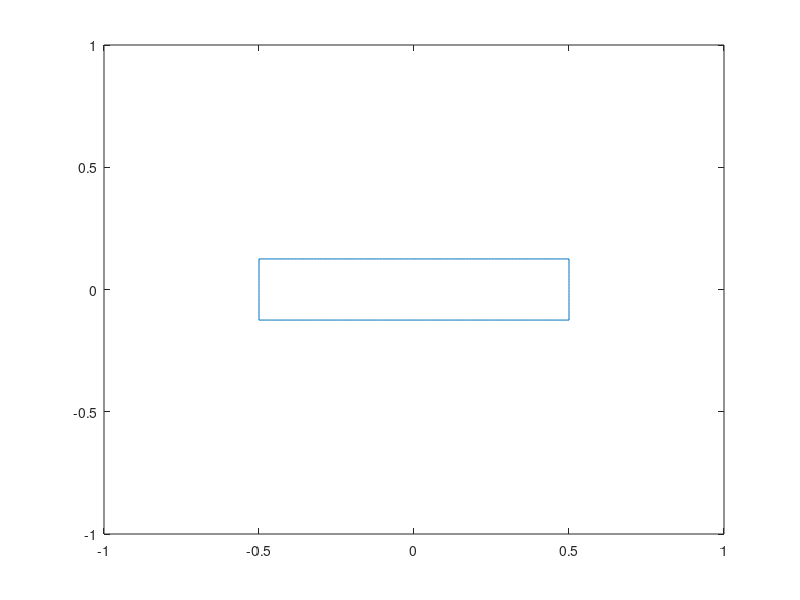

The MATLAB source for this figure:
clear all
close all
clc

Vf = fopen('rectangel.run','w');

a=0.75/2;
b=0.25/2;

ns=256;
n=256+1;
nb=10;db=b/nb;
na=ns/4-nb;da=(a+b)/na;

xs0=zeros(n,1);
ys0=zeros(n,1);
curv=zeros(n,1);
alfa=zeros(n,1);

for i=1:nb
    xs0(i)=a+b;
    ys0(i)=(i-1)*db;
end

for i=nb+1:(2*na+nb)
    xs0(i)=(a+b)-(i-1-nb)*da;
    ys0(i)=b;
end

for i=(2*na+nb+1):(3*nb+2*na)
    xs0(i)=-(a+b);
    ys0(i)=b-(i-1-2*na-nb)*db;
end   
for i=(3*nb+2*na+1):(4*na+3*nb)
    xs0(i)=-(a+b)+(i-3*nb-2*na-1)*da;
    ys0(i)=-b;
end
for i=(4*na+3*nb+1):n
    xs0(i)=a+b;
    ys0(i)=-b+(i-4*na-3*nb-1)*db;
end

plot(xs0,ys0);
axis([-1 1 -1 1]);
fprintf(Vf,'xs0\t ys0\t curv\t \n');
for i=1:n
    fprintf(Vf,'%16.12f %16.12f %16.12f \n',xs0(i),ys0(i),curv(i));
end

fclose(Vf);
